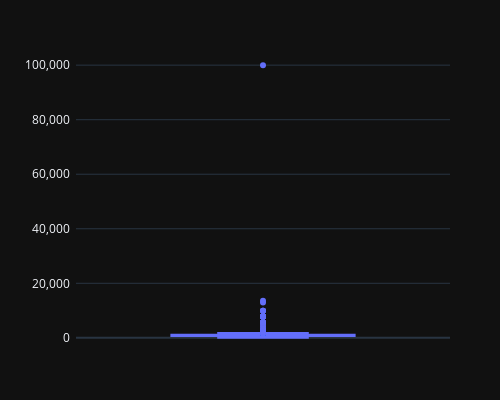

Notebook code for this chart:
### Markdown cell above
### ['cylinder_capacity'] column

### Code cell
# удалить нижние выбросы
fig = px.box(tr, y='cylinder_capacity')
fig.update_layout(xaxis_title='',
                  # yaxis_title='',
                  yaxis=dict(
                             title='',
                             tickformat=',.0f'),
                  # autosize=True,
                  width=500,
                  height=400,
                  margin=dict(l=10, r=50, t=50, b=0, pad=5))
fig.show()

### Figure 1 — Plotly figure (JSON) as saved in the notebook; plotly's stock layout.template omitted (floating-point values rounded to 4 significant figures; data arrays with more than 128 entries replaced by an {"elided": "..."} marker saying what was removed)
{"data": [{"alignmentgroup": "True", "hovertemplate": "cylinder_capacity=%{y}<extra></extra>", "legendgroup": "", "marker": {"color": "#636efa"}, "name": "", "notched": false, "offsetgroup": "", "orientation": "v", "showlegend": false, "type": "box", "x0": " ", "xaxis": "x", "y": {"elided": "117222 float values"}, "y0": " ", "yaxis": "y"}], "layout": {"boxmode": "group", "height": 400, "legend": {"tracegroupgap": 0}, "margin": {"b": 0, "l": 10, "pad": 5, "r": 50, "t": 50}, "width": 500, "xaxis": {"anchor": "y", "domain": [0, 1], "title": {"text": ""}}, "yaxis": {"anchor": "x", "domain": [0, 1], "tickformat": ",.0f", "title": {"text": ""}}}}
